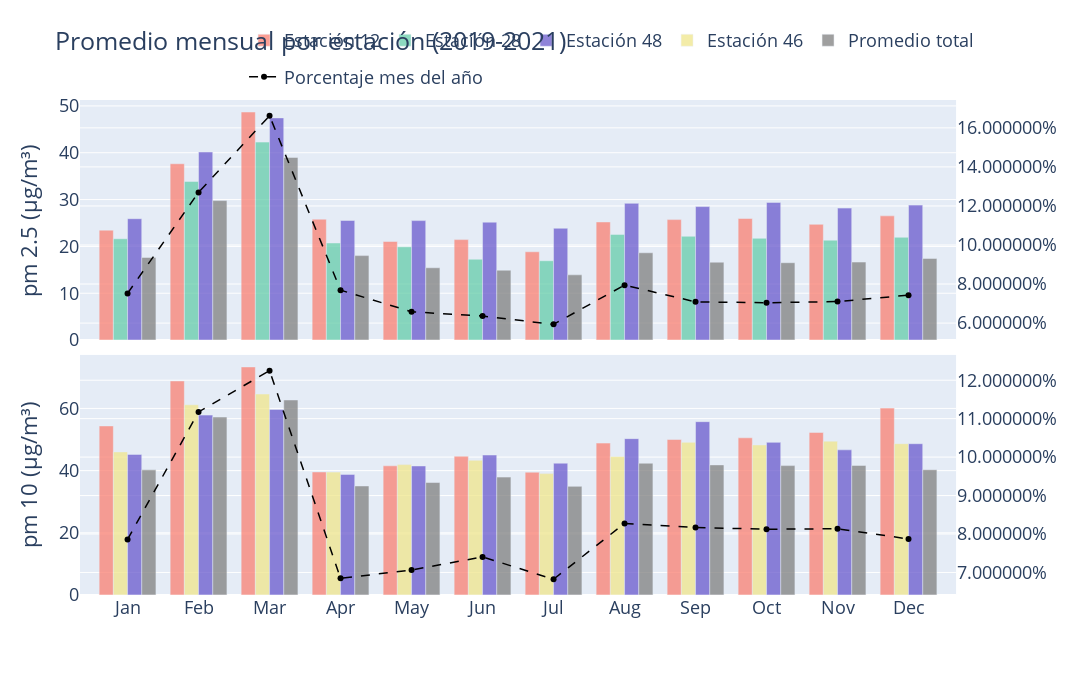

Notebook source saved alongside this figure:
### Code cell
from plotly.subplots import make_subplots
import plotly.graph_objects as go

def fig_bar(max_est_1, max_est_2, datos):
    
    d_semanal = get_mensual(datos)
    
    
    #figura
    fig = make_subplots(rows=2, 
                        cols=1, 
                        shared_xaxes=True, 
                        vertical_spacing = 0.03,
                        specs=[[{"secondary_y": True}],
                           [{"secondary_y": True}]]
                       )

    #opacidad
    op = 0.75


    #Traces 
    
    #top estaciones
    
    for i in range(np.size(max_est_1)):
        
        #query for data of each station
        datos_temp = d_semanal.loc[d_semanal['codigoSerial'] == max_est_1[i]]


        # Add traces

        fig.add_trace(go.Bar(x=datos_temp['Fecha_Hora'], y=datos_temp['pm25'],
                             name='Estación ' + str(int(max_est_1[i])),
                             legendgroup = 'Estación ' + str(int(max_est_1[i])),
                             opacity= op,
                             marker_color = colors[i]
                            ),
                      row=1, col=1)



    for i in range(np.size(max_est_2)):
        
        showlegend = False
        color = colors[i]
        
        if np.isin(max_est_2[i], max_est_1) != True:
            showlegend = True
            color = colors[-1]
        
        #query for data of each station
        datos_temp = d_semanal.loc[d_semanal['codigoSerial'] == max_est_2[i]]

        fig.add_trace(go.Bar(x=datos_temp['Fecha_Hora'], y=datos_temp['pm10'],
                             name='Estación ' + str(int(max_est_2[i])),
                             legendgroup = 'Estación ' + str(int(max_est_2[i])),
                             opacity= op,
                             marker_color = color,
                             showlegend=showlegend
                            ),
                     row=2, col=1)   
        
    #Total
    
    d_temp = d_mensual.groupby(by = d_mensual['Fecha_Hora']).mean()[['pm25', 'pm10']]
    d_temp = d_temp.reset_index()

    fig.add_trace(go.Bar(x=d_temp['Fecha_Hora'], y=d_temp['pm25'],
                         name='Promedio total ',
                         opacity= op,
                         legendgroup = 'Promedio total ',
                         marker_color = colors[i+1]
                                ),
                  row=1, col=1)    

    fig.add_trace(go.Bar(x=d_temp['Fecha_Hora'], y=d_temp['pm10'],
                         name='Promedio total ',
                         legendgroup = 'Promedio total ',
                         opacity= op,
                         marker_color = colors[i+1],
                         showlegend=False),
                  row=2, col=1)   
    
    # Porcentaje diario
    
    
    d_temp[['pm25','pm10']] = d_temp[['pm25','pm10']]/np.sum(d_temp[['pm25','pm10']])
    
    fig.add_trace(go.Scatter(x=d_temp['Fecha_Hora'], y=d_temp['pm25'],
                             name = 'Porcentaje mes del año',
                             legendgroup = 'Porcentaje mes del año',
                             mode = 'lines+markers',
                             showlegend = True,
                             line = dict(color='black', width=1.5, dash = 'dash')),
                  row=1, col=1, secondary_y=True,)
    
    fig.add_trace(go.Scatter(x=d_temp['Fecha_Hora'], y=d_temp['pm10'],
                             name = 'Porcentaje mes del año',
                             legendgroup = 'Porcentaje mes del año',
                             mode = 'lines+markers',
                             showlegend = False,
                             line = dict(color='black', width=1.5, dash = 'dash')),
                  row=2, col=1, secondary_y=True,)
    
    
    
    #Figure layout
    
    fig.update_yaxes(title_text= 'pm 2.5 (\u03BCg/m\u00b3)',  row=1, col=1, secondary_y=False )
    fig.update_yaxes(title_text= 'pm 10 (\u03BCg/m\u00b3)', row=2, col=1, secondary_y=False)
    
    fig.update_yaxes(tickformat= '%', row=1, col=1, secondary_y=True)
    fig.update_yaxes(tickformat= '%', row=2, col=1, secondary_y=True)
    

    fig.update_xaxes(tickmode = 'array',
                 tickvals = np.arange(1,13),
                 ticktext= months)

    dim = 1200

    fig.update_layout(height=9*dim/16, width=dim, title= 'Promedio mensual por estación (2019-2021)',
                      title_font_size=25, 
                      font_size=18,
                      legend=dict(
                                    orientation="h",
                                    yanchor="bottom",
                                    y=1.01,
                                    xanchor="right",
                                    x=0.97
                                )
                     )
    fig.show()

    #Write HTML file
    fig.write_html("Datos_2000_2020/comparativo_mensual.html")

d_temp = fig_bar(max_est_25, max_est_10, datos)

### Figure 1 — Plotly figure (JSON) as saved in the notebook; plotly's stock layout.template omitted (floating-point values rounded to 4 significant figures)
{"data": [{"legendgroup": "Estación 12", "marker": {"color": "salmon"}, "name": "Estación 12", "opacity": 0.75, "type": "bar", "x": [1, 2, 3, 4, 5, 6, 7, 8, 9, 10, 11, 12], "xaxis": "x", "y": [23.47, 37.64, 48.7, 25.81, 21.05, 21.45, 18.85, 25.22, 25.72, 25.96, 24.72, 26.52], "yaxis": "y"}, {"legendgroup": "Estación 28", "marker": {"color": "mediumaquamarine"}, "name": "Estación 28", "opacity": 0.75, "type": "bar", "x": [1, 2, 3, 4, 5, 6, 7, 8, 9, 10, 11, 12], "xaxis": "x", "y": [21.64, 33.87, 42.28, 20.73, 19.92, 17.26, 16.95, 22.57, 22.16, 21.72, 21.33, 21.94], "yaxis": "y"}, {"legendgroup": "Estación 48", "marker": {"color": "slateblue"}, "name": "Estación 48", "opacity": 0.75, "type": "bar", "x": [1, 2, 3, 4, 5, 6, 7, 8, 9, 10, 11, 12], "xaxis": "x", "y": [25.92, 40.17, 47.44, 25.54, 25.51, 25.18, 23.88, 29.2, 28.5, 29.39, 28.18, 28.82], "yaxis": "y"}, {"legendgroup": "Estación 12", "marker": {"color": "salmon"}, "name": "Estación 12", "opacity": 0.75, "showlegend": false, "type": "bar", "x": [1, 2, 3, 4, 5, 6, 7, 8, 9, 10, 11, 12], "xaxis": "x2", "y": [54.37, 68.84, 73.35, 39.57, 41.55, 44.64, 39.49, 48.86, 50.0, 50.55, 52.29, 60.11], "yaxis": "y3"}, {"legendgroup": "Estación 46", "marker": {"color": "khaki"}, "name": "Estación 46", "opacity": 0.75, "showlegend": true, "type": "bar", "x": [1, 2, 3, 4, 5, 6, 7, 8, 9, 10, 11, 12], "xaxis": "x2", "y": [46.03, 61.19, 64.64, 39.52, 41.94, 43.33, 39.04, 44.54, 49.1, 48.27, 49.46, 48.66], "yaxis": "y3"}, {"legendgroup": "Estación 48", "marker": {"color": "slateblue"}, "name": "Estación 48", "opacity": 0.75, "showlegend": false, "type": "bar", "x": [1, 2, 3, 4, 5, 6, 7, 8, 9, 10, 11, 12], "xaxis": "x2", "y": [45.22, 57.85, 59.67, 38.78, 41.5, 45.02, 42.39, 50.29, 55.75, 49.09, 46.69, 48.66], "yaxis": "y3"}, {"legendgroup": "Promedio total ", "marker": {"color": "grey"}, "name": "Promedio total ", "opacity": 0.75, "type": "bar", "x": [1, 2, 3, 4, 5, 6, 7, 8, 9, 10, 11, 12], "xaxis": "x", "y": [17.65, 29.79, 39.0, 18.04, 15.44, 14.92, 13.93, 18.64, 16.63, 16.52, 16.66, 17.43], "yaxis": "y"}, {"legendgroup": "Promedio total ", "marker": {"color": "grey"}, "name": "Promedio total ", "opacity": 0.75, "showlegend": false, "type": "bar", "x": [1, 2, 3, 4, 5, 6, 7, 8, 9, 10, 11, 12], "xaxis": "x2", "y": [40.25, 57.23, 62.72, 35.07, 36.17, 37.92, 34.95, 42.38, 41.84, 41.61, 41.67, 40.31], "yaxis": "y3"}, {"legendgroup": "Porcentaje mes del año", "line": {"color": "black", "dash": "dash", "width": 1.5}, "mode": "lines+markers", "name": "Porcentaje mes del año", "showlegend": true, "type": "scatter", "x": [1, 2, 3, 4, 5, 6, 7, 8, 9, 10, 11, 12], "xaxis": "x", "y": [0.07521, 0.127, 0.1662, 0.07687, 0.0658, 0.06358, 0.05936, 0.07944, 0.07088, 0.0704, 0.07101, 0.07429], "yaxis": "y2"}, {"legendgroup": "Porcentaje mes del año", "line": {"color": "black", "dash": "dash", "width": 1.5}, "mode": "lines+markers", "name": "Porcentaje mes del año", "showlegend": false, "type": "scatter", "x": [1, 2, 3, 4, 5, 6, 7, 8, 9, 10, 11, 12], "xaxis": "x2", "y": [0.0786, 0.1117, 0.1225, 0.06847, 0.07063, 0.07405, 0.06824, 0.08276, 0.0817, 0.08125, 0.08137, 0.07871], "yaxis": "y4"}], "layout": {"font": {"size": 18}, "height": 675, "legend": {"orientation": "h", "x": 0.97, "xanchor": "right", "y": 1.01, "yanchor": "bottom"}, "title": {"font": {"size": 25}, "text": "Promedio mensual por estación (2019-2021)"}, "width": 1200, "xaxis": {"anchor": "y", "domain": [0, 0.94], "matches": "x2", "showticklabels": false, "tickmode": "array", "ticktext": ["Jan", "Feb", "Mar", "Apr", "May", "Jun", "Jul", "Aug", "Sep", "Oct", "Nov", "Dec"], "tickvals": [1, 2, 3, 4, 5, 6, 7, 8, 9, 10, 11, 12]}, "xaxis2": {"anchor": "y3", "domain": [0, 0.94], "tickmode": "array", "ticktext": ["Jan", "Feb", "Mar", "Apr", "May", "Jun", "Jul", "Aug", "Sep", "Oct", "Nov", "Dec"], "tickvals": [1, 2, 3, 4, 5, 6, 7, 8, 9, 10, 11, 12]}, "yaxis": {"anchor": "x", "domain": [0.515, 1], "title": {"text": "pm 2.5 (μg/m³)"}}, "yaxis2": {"anchor": "x", "overlaying": "y", "side": "right", "tickformat": "%"}, "yaxis3": {"anchor": "x2", "domain": [0, 0.485], "title": {"text": "pm 10 (μg/m³)"}}, "yaxis4": {"anchor": "x2", "overlaying": "y3", "side": "right", "tickformat": "%"}}}
